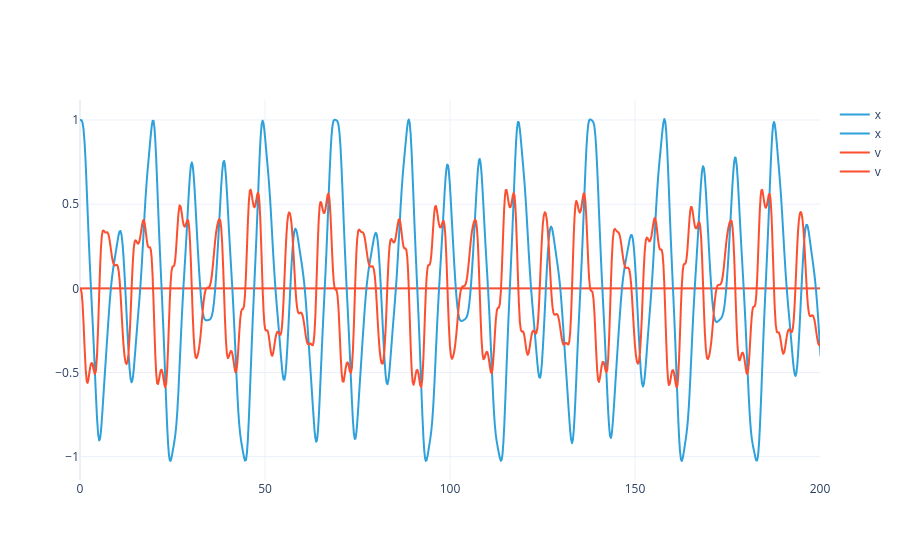

This figure's notebook cell:
### Code cell
fig1 = floquet.reconstruct(floquet_sol, dict(c=.1, nu=1.)).real.visualize()
fig2 = instationary_sol.visualize()
go.Figure(data=fig1.data + fig2.data).update_layout(xaxis_range=(0, 200))

### Figure 1 — Plotly figure (JSON) as saved in the notebook; plotly's stock layout.template omitted (floating-point values rounded to 4 significant figures; data arrays with more than 128 entries replaced by an {"elided": "..."} marker saying what was removed)
{"data": [{"hovertemplate": "dof=x<br>Time=%{x}<br>Value=%{y}<extra></extra>", "legendgroup": "x", "line": {"color": "#2fa1da", "dash": "solid"}, "marker": {"symbol": "circle"}, "mode": "lines", "name": "x", "showlegend": true, "type": "scattergl", "x": {"elided": "1000 float values"}, "xaxis": "x", "y": {"elided": "1000 float values"}, "yaxis": "y"}, {"hovertemplate": "dof=v<br>Time=%{x}<br>Value=%{y}<extra></extra>", "legendgroup": "v", "line": {"color": "#fb4f2f", "dash": "solid"}, "marker": {"symbol": "circle"}, "mode": "lines", "name": "v", "showlegend": true, "type": "scattergl", "x": {"elided": "1000 float values"}, "xaxis": "x", "y": {"elided": "1000 float values"}, "yaxis": "y"}, {"hovertemplate": "dof=x<br>Time=%{x}<br>Value=%{y}<extra></extra>", "legendgroup": "x", "line": {"color": "#2fa1da", "dash": "solid"}, "marker": {"symbol": "circle"}, "mode": "lines", "name": "x", "showlegend": true, "type": "scattergl", "x": {"elided": "825 float values"}, "xaxis": "x", "y": {"elided": "825 float values"}, "yaxis": "y"}, {"hovertemplate": "dof=v<br>Time=%{x}<br>Value=%{y}<extra></extra>", "legendgroup": "v", "line": {"color": "#fb4f2f", "dash": "solid"}, "marker": {"symbol": "circle"}, "mode": "lines", "name": "v", "showlegend": true, "type": "scattergl", "x": {"elided": "825 float values"}, "xaxis": "x", "y": {"elided": "825 float values"}, "yaxis": "y"}], "layout": {"xaxis": {"range": [0, 200]}}}
